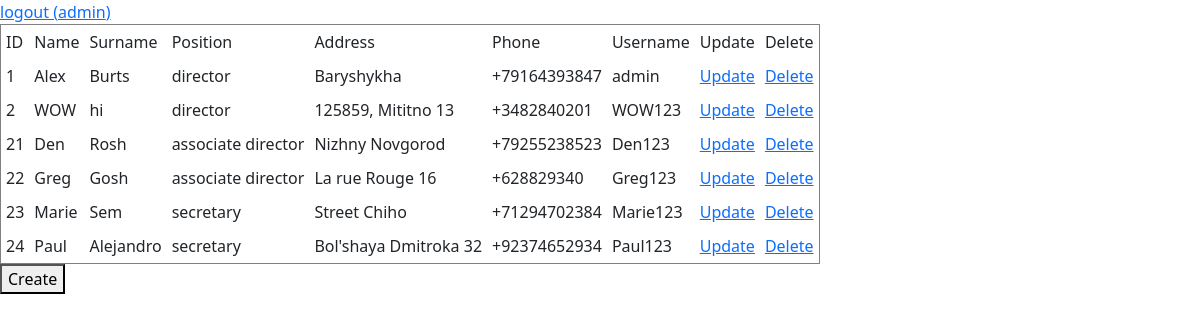
Screenshot of / (signed in) with the database file from the repository.
### entry/models.py (models this page shows, shortened)
class User(AbstractUser):
	POSITION_CHOICES = {
        ('secretary', 'Secretary'),
        ('associate director', 'Associate Director'),
        ('director', 'Director'),
    }
	position = models.CharField(max_length = 150, choices = POSITION_CHOICES, default='secretary')
	address = models.CharField(max_length = 50, default='')
	phone = models.CharField(max_length = 14, default='')

### entry/views.py (the view)
# urls.py: re_path(r'^$', views.MainView.as_view()),
class MainView(TemplateView):
	template_name = "main_entry.html"
	def get(self, request):
			users = User.objects.all()
			ctx = {}
			ctx['users'] = users
			return render(request, self.template_name, ctx)

### entry/templates/main_entry.html (shortened to what this page needs)
<!DOCTYPE html>
<html>
<head>
	<link rel="stylesheet" href="https://cdn.jsdelivr.net/npm/bootstrap@5.3.0-alpha1/dist/css/bootstrap.min.css"
		rel="stylesheet"
>
</head>
<body>
{% if user.is_authenticated %}
<a href="logout">logout ({{user.username}})</a>
{% else %}
<a href="login">login</a>
{% endif %}
{% if user.position == 'director' %}
	<table border="1" cellpadding="5px">
		    <tr>
		        <td>ID</td>
		        <td>Name</td>
		        <td>Surname</td>
		        <td>Position</td>
		        <td>Address</td>
		        <td>Phone</td>
		        <td>Username</td>
		        <td>Update</td>
		        <td>Delete</td>
		    </tr>
		    {% for user in users %}
		    <tr>
		        <td>{{user.pk}}</td>
		        <td>{{user.first_name}}</td>
		        <td>{{user.last_name}}</td>
		        <td>{{user.position}}</td>
		        <td>{{user.address}}</td>
		        <td>{{user.phone}}</td>
		        <td>{{user.username}}</td>
		        <div class="buttons">
		        <td><a class="btn-hover color-9" href="{% url 'update_user' user.id %}">Update</a></td>
		        <td><a class="btn-hover color-11" href="{% url 'delete_user' user.id %}">Delete</a></td>
		    	</div>
		    </tr>
		    {% endfor %}
		</table>
	<form action="/register">
   		<button type="submit">Create</button>
  	</form>
{% endif %}
</body>
</html>

### rows the page displays
User: username "admin", pk "1", first_name "Alex", last_name "Burts", position "director", address "Baryshykha", phone "+79164393847"
User: pk "2", first_name "WOW", last_name "hi", position "director", address "125859, Mititno 13", phone "+3482840201", username "WOW123"
User: pk "21", first_name "Den", last_name "Rosh", position "associate director", address "Nizhny Novgorod", phone "+79255238523", username "Den123"
User: pk "22", first_name "Greg", last_name "Gosh", position "associate director", address "La rue Rouge 16", phone "+628829340", username "Greg123"
User: pk "23", first_name "Marie", last_name "Sem", position "secretary", address "Street Chiho", phone "+71294702384", username "Marie123"
User: pk "24", first_name "Paul", last_name "Alejandro", position "secretary", address "Bol'shaya Dmitroka 32", phone "+92374652934", username "Paul123"
